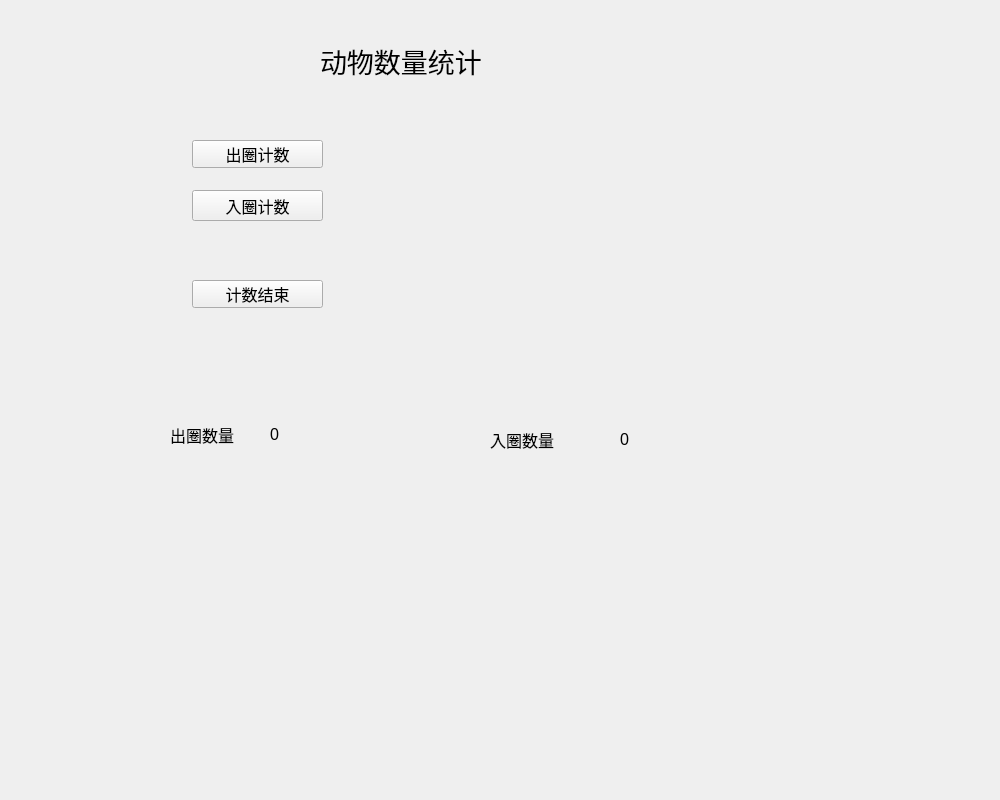
<?xml version="1.0" encoding="UTF-8"?>
<ui version="4.0">
 <class>JishuForm</class>
 <widget class="QWidget" name="JishuForm">
  <property name="geometry">
   <rect>
    <x>0</x>
    <y>0</y>
    <width>1000</width>
    <height>800</height>
   </rect>
  </property>
  <property name="windowTitle">
   <string>Form</string>
  </property>
  <widget class="QTextBrowser" name="showUid">
   <property name="geometry">
    <rect>
     <x>390</x>
     <y>110</y>
     <width>271</width>
     <height>251</height>
    </rect>
   </property>
   <property name="font">
    <font>
     <pointsize>12</pointsize>
    </font>
   </property>
   <property name="styleSheet">
    <string notr="true">QTextBrowser { background-color:rgb(255,132,139,0);border-radius:3px;color:rgb(0,0,0);}</string>
   </property>
  </widget>
  <widget class="QLabel" name="innum">
   <property name="geometry">
    <rect>
     <x>620</x>
     <y>424</y>
     <width>72</width>
     <height>31</height>
    </rect>
   </property>
   <property name="font">
    <font>
     <pointsize>12</pointsize>
    </font>
   </property>
   <property name="text">
    <string>0</string>
   </property>
  </widget>
  <widget class="QPushButton" name="outCount">
   <property name="geometry">
    <rect>
     <x>192</x>
     <y>140</y>
     <width>131</width>
     <height>28</height>
    </rect>
   </property>
   <property name="font">
    <font>
     <pointsize>12</pointsize>
    </font>
   </property>
   <property name="text">
    <string>出圈计数</string>
   </property>
  </widget>
  <widget class="QPushButton" name="finishCount">
   <property name="geometry">
    <rect>
     <x>192</x>
     <y>280</y>
     <width>131</width>
     <height>28</height>
    </rect>
   </property>
   <property name="font">
    <font>
     <pointsize>12</pointsize>
    </font>
   </property>
   <property name="text">
    <string>计数结束</string>
   </property>
  </widget>
  <widget class="QLabel" name="outnum">
   <property name="geometry">
    <rect>
     <x>270</x>
     <y>414</y>
     <width>72</width>
     <height>41</height>
    </rect>
   </property>
   <property name="font">
    <font>
     <pointsize>12</pointsize>
    </font>
   </property>
   <property name="text">
    <string>0</string>
   </property>
  </widget>
  <widget class="QPushButton" name="inCount">
   <property name="geometry">
    <rect>
     <x>192</x>
     <y>190</y>
     <width>131</width>
     <height>31</height>
    </rect>
   </property>
   <property name="font">
    <font>
     <pointsize>12</pointsize>
    </font>
   </property>
   <property name="text">
    <string>入圈计数</string>
   </property>
  </widget>
  <widget class="QLabel" name="label">
   <property name="geometry">
    <rect>
     <x>170</x>
     <y>414</y>
     <width>72</width>
     <height>41</height>
    </rect>
   </property>
   <property name="font">
    <font>
     <pointsize>12</pointsize>
    </font>
   </property>
   <property name="text">
    <string>出圈数量</string>
   </property>
  </widget>
  <widget class="QLabel" name="title">
   <property name="geometry">
    <rect>
     <x>320</x>
     <y>30</y>
     <width>251</width>
     <height>61</height>
    </rect>
   </property>
   <property name="font">
    <font>
     <pointsize>20</pointsize>
    </font>
   </property>
   <property name="text">
    <string>动物数量统计</string>
   </property>
  </widget>
  <widget class="QLabel" name="label_2">
   <property name="geometry">
    <rect>
     <x>490</x>
     <y>424</y>
     <width>72</width>
     <height>31</height>
    </rect>
   </property>
   <property name="font">
    <font>
     <pointsize>12</pointsize>
    </font>
   </property>
   <property name="text">
    <string>入圈数量</string>
   </property>
  </widget>
  <widget class="QLabel" name="label_3">
   <property name="geometry">
    <rect>
     <x>0</x>
     <y>0</y>
     <width>1000</width>
     <height>800</height>
    </rect>
   </property>
   <property name="styleSheet">
    <string notr="true">background-image: url(:/image/计数.jpg);</string>
   </property>
   <property name="text">
    <string/>
   </property>
  </widget>
  <zorder>label_3</zorder>
  <zorder>showUid</zorder>
  <zorder>innum</zorder>
  <zorder>outCount</zorder>
  <zorder>finishCount</zorder>
  <zorder>outnum</zorder>
  <zorder>inCount</zorder>
  <zorder>label</zorder>
  <zorder>title</zorder>
  <zorder>label_2</zorder>
 </widget>
 <resources/>
 <connections/>
</ui>
